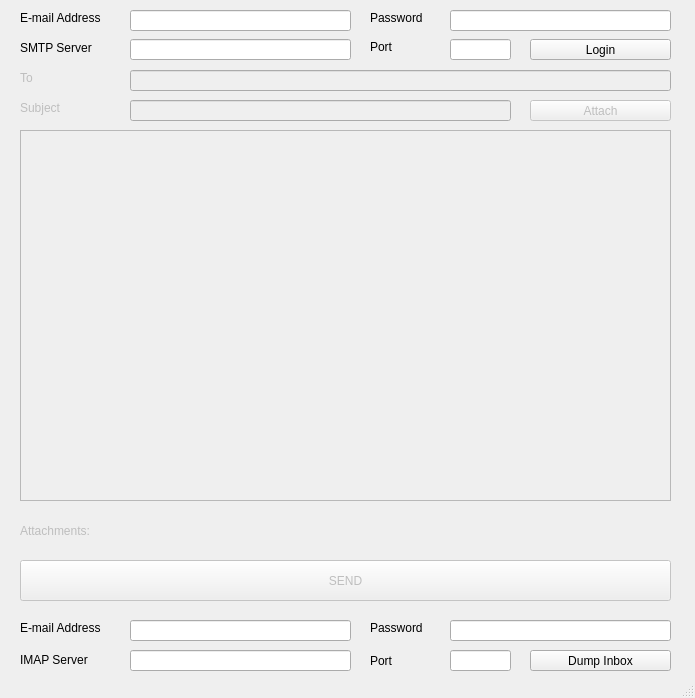
<?xml version="1.0" encoding="UTF-8"?>
<ui version="4.0">
 <class>EMailClientAlpha</class>
 <widget class="QMainWindow" name="EMailClientAlpha">
  <property name="geometry">
   <rect>
    <x>0</x>
    <y>0</y>
    <width>695</width>
    <height>698</height>
   </rect>
  </property>
  <property name="windowTitle">
   <string>Email Client, Alpha v1.0</string>
  </property>
  <property name="documentMode">
   <bool>false</bool>
  </property>
  <property name="tabShape">
   <enum>QTabWidget::Rounded</enum>
  </property>
  <property name="dockNestingEnabled">
   <bool>true</bool>
  </property>
  <widget class="QWidget" name="centralwidget">
   <widget class="QLabel" name="EAlabel">
    <property name="geometry">
     <rect>
      <x>20</x>
      <y>10</y>
      <width>101</width>
      <height>16</height>
     </rect>
    </property>
    <property name="text">
     <string>E-mail Address</string>
    </property>
   </widget>
   <widget class="QLabel" name="SMTPLabel">
    <property name="geometry">
     <rect>
      <x>20</x>
      <y>39</y>
      <width>101</width>
      <height>17</height>
     </rect>
    </property>
    <property name="text">
     <string>SMTP Server</string>
    </property>
   </widget>
   <widget class="QLineEdit" name="email_address">
    <property name="geometry">
     <rect>
      <x>130</x>
      <y>10</y>
      <width>221</width>
      <height>21</height>
     </rect>
    </property>
   </widget>
   <widget class="QLineEdit" name="password">
    <property name="geometry">
     <rect>
      <x>450</x>
      <y>10</y>
      <width>221</width>
      <height>21</height>
     </rect>
    </property>
    <property name="echoMode">
     <enum>QLineEdit::Password</enum>
    </property>
   </widget>
   <widget class="QLabel" name="PWLabel">
    <property name="geometry">
     <rect>
      <x>370</x>
      <y>10</y>
      <width>71</width>
      <height>16</height>
     </rect>
    </property>
    <property name="text">
     <string>Password</string>
    </property>
   </widget>
   <widget class="QLineEdit" name="smtp_server_address">
    <property name="geometry">
     <rect>
      <x>130</x>
      <y>39</y>
      <width>221</width>
      <height>21</height>
     </rect>
    </property>
    <property name="inputMethodHints">
     <set>Qt::ImhNone</set>
    </property>
    <property name="echoMode">
     <enum>QLineEdit::Normal</enum>
    </property>
    <property name="clearButtonEnabled">
     <bool>false</bool>
    </property>
   </widget>
   <widget class="QLabel" name="PortLabel">
    <property name="geometry">
     <rect>
      <x>370</x>
      <y>39</y>
      <width>71</width>
      <height>16</height>
     </rect>
    </property>
    <property name="text">
     <string>Port</string>
    </property>
   </widget>
   <widget class="QLineEdit" name="smtp_port_number">
    <property name="geometry">
     <rect>
      <x>450</x>
      <y>39</y>
      <width>61</width>
      <height>21</height>
     </rect>
    </property>
   </widget>
   <widget class="QPushButton" name="login_button">
    <property name="geometry">
     <rect>
      <x>530</x>
      <y>39</y>
      <width>141</width>
      <height>21</height>
     </rect>
    </property>
    <property name="text">
     <string>Login</string>
    </property>
   </widget>
   <widget class="QLabel" name="ToLabel">
    <property name="enabled">
     <bool>false</bool>
    </property>
    <property name="geometry">
     <rect>
      <x>20</x>
      <y>70</y>
      <width>101</width>
      <height>16</height>
     </rect>
    </property>
    <property name="text">
     <string>To</string>
    </property>
   </widget>
   <widget class="QLineEdit" name="recipient_address">
    <property name="enabled">
     <bool>false</bool>
    </property>
    <property name="geometry">
     <rect>
      <x>130</x>
      <y>70</y>
      <width>541</width>
      <height>21</height>
     </rect>
    </property>
   </widget>
   <widget class="QLabel" name="SubjectLabel">
    <property name="enabled">
     <bool>false</bool>
    </property>
    <property name="geometry">
     <rect>
      <x>20</x>
      <y>100</y>
      <width>71</width>
      <height>16</height>
     </rect>
    </property>
    <property name="text">
     <string>Subject</string>
    </property>
   </widget>
   <widget class="QLineEdit" name="email_subject">
    <property name="enabled">
     <bool>false</bool>
    </property>
    <property name="geometry">
     <rect>
      <x>130</x>
      <y>100</y>
      <width>381</width>
      <height>21</height>
     </rect>
    </property>
   </widget>
   <widget class="QPushButton" name="attach_button">
    <property name="enabled">
     <bool>false</bool>
    </property>
    <property name="geometry">
     <rect>
      <x>530</x>
      <y>100</y>
      <width>141</width>
      <height>21</height>
     </rect>
    </property>
    <property name="text">
     <string>Attach</string>
    </property>
   </widget>
   <widget class="QTextEdit" name="email_text_body">
    <property name="enabled">
     <bool>false</bool>
    </property>
    <property name="geometry">
     <rect>
      <x>20</x>
      <y>130</y>
      <width>651</width>
      <height>371</height>
     </rect>
    </property>
   </widget>
   <widget class="QLabel" name="AttachmentsLabel">
    <property name="enabled">
     <bool>false</bool>
    </property>
    <property name="geometry">
     <rect>
      <x>20</x>
      <y>510</y>
      <width>651</width>
      <height>41</height>
     </rect>
    </property>
    <property name="text">
     <string>Attachments:</string>
    </property>
    <property name="wordWrap">
     <bool>true</bool>
    </property>
   </widget>
   <widget class="QPushButton" name="send_button">
    <property name="enabled">
     <bool>false</bool>
    </property>
    <property name="geometry">
     <rect>
      <x>20</x>
      <y>560</y>
      <width>651</width>
      <height>41</height>
     </rect>
    </property>
    <property name="text">
     <string>SEND</string>
    </property>
   </widget>
   <widget class="QPushButton" name="dump_inbox_button">
    <property name="geometry">
     <rect>
      <x>530</x>
      <y>650</y>
      <width>141</width>
      <height>21</height>
     </rect>
    </property>
    <property name="text">
     <string>Dump Inbox</string>
    </property>
   </widget>
   <widget class="QLineEdit" name="imap_server_address">
    <property name="geometry">
     <rect>
      <x>130</x>
      <y>650</y>
      <width>221</width>
      <height>21</height>
     </rect>
    </property>
   </widget>
   <widget class="QLineEdit" name="imap_port_number">
    <property name="geometry">
     <rect>
      <x>450</x>
      <y>650</y>
      <width>61</width>
      <height>21</height>
     </rect>
    </property>
   </widget>
   <widget class="QLabel" name="label">
    <property name="geometry">
     <rect>
      <x>20</x>
      <y>650</y>
      <width>91</width>
      <height>20</height>
     </rect>
    </property>
    <property name="text">
     <string>IMAP Server</string>
    </property>
   </widget>
   <widget class="QLabel" name="label_2">
    <property name="geometry">
     <rect>
      <x>370</x>
      <y>650</y>
      <width>31</width>
      <height>21</height>
     </rect>
    </property>
    <property name="text">
     <string>Port</string>
    </property>
   </widget>
   <widget class="QLabel" name="EAlabel_2">
    <property name="geometry">
     <rect>
      <x>20</x>
      <y>620</y>
      <width>101</width>
      <height>16</height>
     </rect>
    </property>
    <property name="text">
     <string>E-mail Address</string>
    </property>
   </widget>
   <widget class="QLabel" name="PWLabel_2">
    <property name="geometry">
     <rect>
      <x>370</x>
      <y>620</y>
      <width>71</width>
      <height>16</height>
     </rect>
    </property>
    <property name="text">
     <string>Password</string>
    </property>
   </widget>
   <widget class="QLineEdit" name="imap_password">
    <property name="geometry">
     <rect>
      <x>450</x>
      <y>620</y>
      <width>221</width>
      <height>21</height>
     </rect>
    </property>
    <property name="echoMode">
     <enum>QLineEdit::Password</enum>
    </property>
   </widget>
   <widget class="QLineEdit" name="imap_email_address">
    <property name="geometry">
     <rect>
      <x>130</x>
      <y>620</y>
      <width>221</width>
      <height>21</height>
     </rect>
    </property>
   </widget>
  </widget>
  <widget class="QStatusBar" name="statusbar"/>
 </widget>
 <tabstops>
  <tabstop>email_address</tabstop>
  <tabstop>password</tabstop>
  <tabstop>smtp_server_address</tabstop>
  <tabstop>smtp_port_number</tabstop>
  <tabstop>login_button</tabstop>
  <tabstop>recipient_address</tabstop>
  <tabstop>email_subject</tabstop>
  <tabstop>attach_button</tabstop>
  <tabstop>email_text_body</tabstop>
  <tabstop>send_button</tabstop>
  <tabstop>imap_email_address</tabstop>
  <tabstop>imap_password</tabstop>
  <tabstop>imap_server_address</tabstop>
  <tabstop>imap_port_number</tabstop>
  <tabstop>dump_inbox_button</tabstop>
 </tabstops>
 <resources/>
 <connections/>
</ui>
